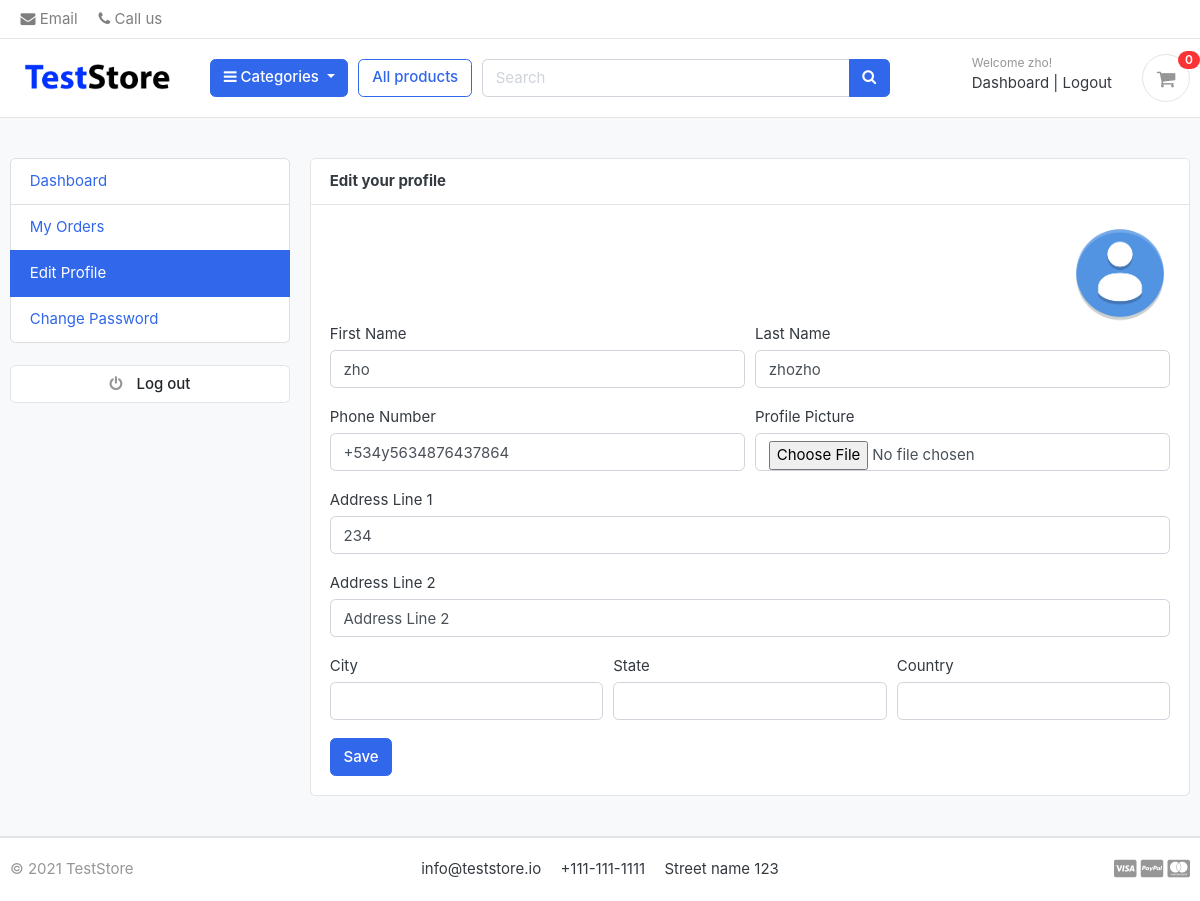
The page /accounts/edit_profile/ (signed in) on the database its author committed.
### accounts/models.py (models this page shows, shortened)
class Account(AbstractBaseUser):
    first_name = models.CharField(max_length=255)
    last_name = models.CharField(max_length=255)
    username = models.CharField(max_length=255, unique=True)
    email = models.EmailField(max_length=255, unique=True)
    phone = models.CharField(max_length=255)
    date_joined = models.DateTimeField(auto_now_add=True)
    last_login = models.DateTimeField(auto_now_add=True)
    is_admin = models.BooleanField(default=False)
    is_staff = models.BooleanField(default=False)
    is_active = models.BooleanField(default=True)
    is_superadmin = models.BooleanField(default=False)
    USERNAME_FIELD = 'email'
    REQUIRED_FIELDS = ['username', 'first_name', 'last_name']
    objects = MyAccountManager()

class UserProfile(models.Model):
    user = models.OneToOneField(Account, on_delete=models.CASCADE)
    address_line_1 = models.CharField(blank=True, max_length=100)
    address_line_2 = models.CharField(blank=True, max_length=100)
    profile_picture = models.ImageField(blank=True, upload_to='userprofile')
    city = models.CharField(blank=True, max_length=20)
    state = models.CharField(blank=True, max_length=20)
    country = models.CharField(blank=True, max_length=20)

### accounts/views.py (the view)
# urls.py: path('edit_profile/', views.edit_profile, name='edit_profile'),
@login_required(login_url='login')
def edit_profile(request):
    userprofile = get_object_or_404(UserProfile, user=request.user)
    if request.method == 'POST':
        user_form = UserForm(request.POST, instance=request.user)
        profile_form = UserProfileForm(request.POST, request.FILES, instance=userprofile)
        if user_form.is_valid() and profile_form.is_valid():
            user_form.save()
            profile_form.save()
            messages.success(request, 'Your profile has been updated.')
            return redirect('edit_profile')
    else:
        user_form = UserForm(instance=request.user)
        profile_form = UserProfileForm(instance=userprofile)
    context = {
        'user_form': user_form,
        'profile_form': profile_form,
        'userprofile': userprofile,
    }
    return render(request, 'accounts/edit_profile.html', context)

### accounts/forms.py
class UserForm(forms.ModelForm):
    class Meta:
        model = Account
        fields = ('first_name', 'last_name', 'phone')
    def __init__(self, *args, **kwargs):
        super(UserForm, self).__init__(*args, **kwargs)
        for field in self.fields:
            self.fields[field].widget.attrs['class'] = 'form-control'

class UserProfileForm(forms.ModelForm):
    profile_picture = forms.ImageField(
        required=False,
        error_messages={'invalid':("Image files only")},
        widget=forms.FileInput
    )
    class Meta:
        model = UserProfile
        fields = ('address_line_1', 'address_line_2', 'city', 'state', 'country', 'profile_picture')
    def __init__(self, *args, **kwargs):
        super(UserProfileForm, self).__init__(*args, **kwargs)
        for field in self.fields:
            self.fields[field].widget.attrs['class'] = 'form-control'

### carts/context_processors.py (called while the page is built)
def counter(request):
    cart_count = 0
    try:
        cart = Cart.objects.filter(cart_id=_cart_id(request))
        if request.user.is_authenticated:
            cart_items = CartItem.objects.all().filter(user=request.user)
        else:
            cart_items = CartItem.objects.all().filter(cart=cart[:1])
        for cart_item in cart_items:
            cart_count += cart_item.quantity
    except Cart.DoesNotExist:
        cart_count = 0
    return dict(cart_count=cart_count)

### carts/views.py (called while the page is built)
def _cart_id(request):
    cart = request.session.session_key
    if not cart:
        cart = request.session.create()
    return cart

### category/context_processors.py (called while the page is built)
def menu_links(request):
    links = Category.objects.all()
    return dict(category_links=links)

### category/models.py (called while the page is built)
    def get_url(self):
        return reverse('products_by_category', args=[self.slug])

### main_app/templates/accounts/edit_profile.html (shortened to what this page needs)
{% extends 'base.html' %}
{% block content %}
<section class="section-content padding-y bg">
<div class="container">
	<div class="row">
        {% include 'includes/order_sidebar.html' %}
        <main class="col-md-9">
            <article class="card">
            <header class="card-header">
                <strong class="d-inline-block mr-3">Edit your profile</strong>
            </header>
            <div class="card-body">
                <div class="text-right">
                    <img src="{{userprofile.profile_picture.url}}" alt="Profile Picture" width="100" style="border-radius:50px;">
                </div>
                <div class="row">
                    <div class="col-md-12">
                        <form action="{% url 'edit_profile' %}" method="POST" enctype="multipart/form-data">
                            <div class="form-row">
                                <div class="form-group col-md-6">
                                    <label>First Name</label>
                                    {{user_form.first_name}}
                                </div>
                                <div class="form-group col-md-6">
                                    <label>Last Name</label>
                                    {{user_form.last_name}}
                                </div>
                            </div>
                            <div class="form-row">
                                <div class="form-group col-md-6">
                                    <label>Phone Number</label>
                                    {{user_form.phone}}
                                </div>
                                <div class="form-group col-md-6">
                                    <label>Profile Picture</label>
                                    {{profile_form.profile_picture}}
                                </div>
                            </div>
                            <div class="form-group">
                                <label>Address Line 1</label>
                                {{profile_form.address_line_1}}
                            </div>
                                <div class="form-group">
                                    <label>Address Line 2</label>
                                    {{profile_form.address_line_2}}
                                </div>
                            <div class="form-row">
                                <div class="form-group col-md-4">
                                    <label>City</label>
                                    {{profile_form.city}}
                                </div>
                                <div class="form-group col-md-4">
                                    <label>State</label>
                                    {{profile_form.state}}
                                </div>
                                <div class="form-group col-md-4">
                                    <label>Country</label>
                                    {{profile_form.country}}
                                </div>
                            </div>
                            <input type="submit" value="Save" class="btn btn-primary">
                        </form>
                    </div>
                </div>
            </div>
            </article>
        </main>
    </div>
</div>
</section>
{% endblock %}

### main_app/templates/includes/navbar.html (shortened to what this page needs)
{% load static %}
<header class="section-header">
<nav class="navbar p-md-0 navbar-expand-sm navbar-light border-bottom">
<div class="container">
    <div class="collapse navbar-collapse" id="navbarTop4">
        <ul class="navbar-nav">
            <li><a href="#" class="nav-link"> <i class="fa fa-envelope"></i> Email </a></li>
            <li><a href="#" class="nav-link"> <i class="fa fa-phone"></i> Call us </a></li>
        </ul>
    </div>
</div>
</nav>
<section class="header-main border-bottom">
	<div class="container">
    <div class="row align-items-center">
        <div class="col-lg-2 col-md-3 col-6">
            <a href="{% url 'base' %}" class="brand-wrap">
                <img class="logo" src="{% static './images/logo.png' %}">
            </a>
        </div>
        <div class="col-lg col-sm col-md col-6 flex-grow-0">
            <div class="category-wrap dropdown d-inline-block float-right">
                <button type="button" class="btn btn-primary dropdown-toggle" data-toggle="dropdown">
                    <i class="fa fa-bars"></i> Categories
                </button>
            </div>
        </div>
        <a href="{% url 'store' %}" class="btn btn-outline-primary">All products</a>
        <div class="col-lg  col-md-6 col-sm-12 col">
            <form action="{% url 'search' %}" class="search" method="GET">
                <div class="input-group w-100">
                    <input type="text" class="form-control" style="width:60%;" placeholder="Search" name="keyword">
                    <div class="input-group-append">
                      <button class="btn btn-primary" type="submit">
                        <i class="fa fa-search"></i>
                      </button>
                    </div>
                </div>
            </form>
        </div>
        <div class="col-lg-3 col-sm-6 col-8 order-2 order-lg-3">
                    <div class="d-flex justify-content-end mb-3 mb-lg-0">
                        {% if user.id is None %}
                            <div class="widget-header">
                                <small class="title text-muted">Welcome guest!</small>
                                <div>
                                    <a href="{% url 'login' %}">Sign in</a> <span class="dark-transp"> | </span>
                                    <a href="{% url 'register' %}"> Register</a>
                                </div>
                            </div>
                        {% else %}
                            <div class="widget-header">
                                <small class="title text-muted">Welcome {{ user.first_name }}!</small>
                                <div>
                                    <a href="{% url 'dashboard' %}">Dashboard</a> <span class="dark-transp"> | </span>
                                    <a href="{% url 'logout' %}"> Logout</a>
                                </div>
                            </div>
                        {% endif %}
                        <a href="{% url 'cart' %}" class="widget-header pl-3 ml-3">
                            <div class="icon icon-sm rounded-circle border"><i class="fa fa-shopping-cart"></i></div>
                            <span class="badge badge-pill badge-danger notify">{{ cart_count }}</span>
                        </a>
                    </div>
                </div>
        </div>
    </div>
</section>
</header>

### static/css/ui.css (style rules this page uses)
html { font-family: "Inter", sans-serif; font-size: 15px; }
.icon-xs, .icon-sm, .icon-md, .icon-lg { display: inline-block; text-align: center; flex-shrink: 0; flex-grow: 0; }
.icon-sm { width: 48px; height: 48px; line-height: 48px !important; font-size: 20px; }
.padding-y { padding-top: 40px; padding-bottom: 40px; }
article:after, .form-group:after { display: block; clear: both; content: ""; }
.bg { background-color: #f8f9fa; }
.header-main { position: relative; padding-top: 1rem; padding-bottom: 1rem; }
.brand-wrap .logo, .navbar-brand .logo { margin-right: 7px; max-height: 42px; display: inline-block; }
.widget-header { display: inline-block; vertical-align: middle; position: relative; }
.widget-header a { color: #343a40; }
.widget-header i { color: #969696; }
.widget-header .title { display: block; }
.widget-header .notify { position: absolute; top: -3px; right: -10px; }
.notify { position: absolute; top: -4px; right: -10px; display: inline-block; padding: 0.25em 0.6em; font-size: 12px; line-height: 1; text-align: center; border-radius: 3rem; color: #fff; background-color: #fa3434; }

### rows shown on the page
Account: first_name "zho", last_name "zhozho", phone "+534y5634876437864"
UserProfile: profile_picture (placeholder picture), address_line_1 "234", address_line_2 "Address Line 2"

### other values the page prints
{{ cart_count }} "0"
